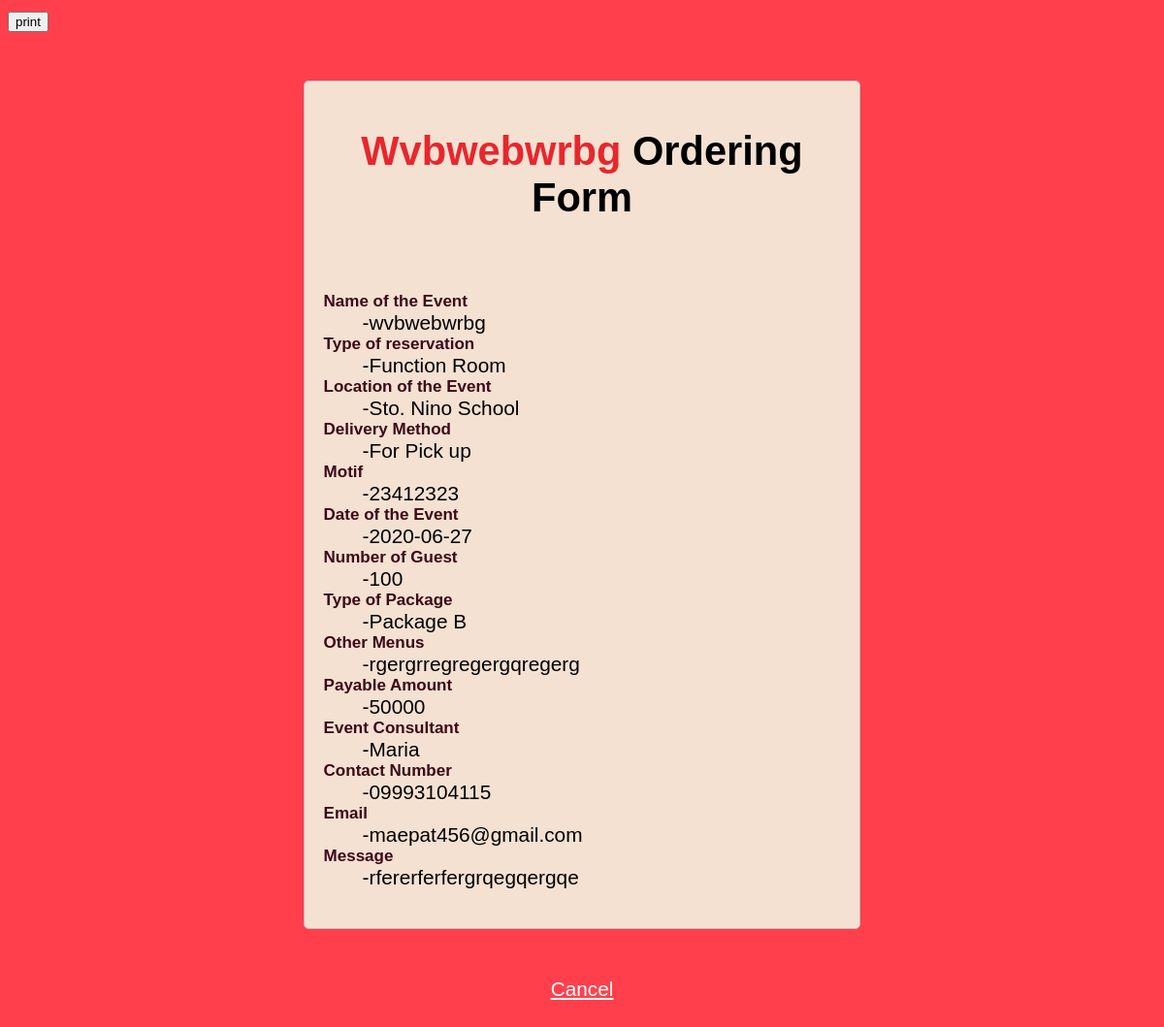
Page /user/admin/viewReservation.php?reservationID=00000000005 on the committed database.
### tables this page shows
CREATE TABLE `reservation` (
  `reservationID` int(11) UNSIGNED ZEROFILL NOT NULL,
  `eventName` varchar(255) NOT NULL,
  `typeReservation` varchar(255) NOT NULL,
  `eventLocation` varchar(255) NOT NULL,
  `deliverMethod` varchar(255) NOT NULL,
  `motif` varchar(255) NOT NULL,
  `dateEvent` date NOT NULL,
  `numGuest` int(11) NOT NULL,
  `typePackage` varchar(255) NOT NULL,
  `otherMenus` varchar(5000) NOT NULL,
  `payAmount` double NOT NULL,
  `fullName` varchar(255) NOT NULL,
  `contactNum` varchar(14) NOT NULL,
  `email` varchar(255) NOT NULL,
  `message` varchar(5000) NOT NULL,
  `dateReserve` datetime NOT NULL
);

### user/admin/viewReservation.php (the view, shortened to what this page needs)
<!DOCTYPE html>
<html>
<head>
	<link rel="stylesheet" type="text/css" href="style.css">
</head>
	<?php
	include("connections.php");
	$reservationID = $_REQUEST['reservationID'];
	$view = mysqli_query($connections,"select * from reservation WHERE reservationID = '$reservationID'");
	$get_view= mysqli_num_rows($view);
	if($get_view >0){
		$row = mysqli_fetch_assoc($view);
	$db_eventName = $row["eventName"];
	$db_typeReservation = $row["typeReservation"];
	$db_eventLocation = $row["eventLocation"];
	$db_deliverMethod = $row["deliverMethod"];
	$db_motif = $row["motif"];
	$db_dateEvent = $row["dateEvent"];
	$db_numGuest = $row["numGuest"];
	$db_typePackage = $row["typePackage"];
	$db_otherMenus = $row["otherMenus"];
	$db_payAmount = $row["payAmount"];
	$db_fullName = $row["fullName"];
	$db_contactNum = $row["contactNum"];
	$db_email = $row["email"];
	$db_message = $row["message"];
	$eventName = ucfirst($db_eventName);
	}
	?>
<body style="font-size: 130%;
	background: #FF404C;">
<div>
  <input type="button" value="print" onclick="PrintDiv();" />
</div>
<form style="background:#f4e1d2; font-family: sans-serif;" id="divToPrint" >
  <center><h1><font color="#e7272d"> <?php echo $eventName?></font> Ordering Form </h1></center>
		<br>
	<dl>
  <dt style="color:rgb(60, 9, 24);font-size:17px; "><b>Name of the Event</b></dt>
  <dd >-<?php echo $db_eventName ?></dd>
  <dt style="color:rgb(60, 9, 24);font-size:17px; "><b>Type of reservation</b></dt>
  <dd>-<?php echo $db_typeReservation ?></dd>
  <dt style="color:rgb(60, 9, 24);font-size:17px; "><b>Location of the Event</b></dt>
  <dd>-<?php echo $db_eventLocation ?></dd>
   <dt style="color:rgb(60, 9, 24);font-size:17px; "><b>Delivery Method</b></dt>
  <dd>-<?php echo $db_deliverMethod ?></dd>
   <dt style="color:rgb(60, 9, 24);font-size:17px; "><b>Motif</b></dt>
  <dd>-<?php echo  $db_motif ?></dd>
   <dt style="color:rgb(60, 9, 24);font-size:17px; "><b>Date of the Event</b></dt>
  <dd>-<?php echo $db_dateEvent ?></dd>
   <dt style="color:rgb(60, 9, 24);font-size:17px; "><b>Number of Guest</b></dt>
  <dd>-<?php echo $db_numGuest ?></dd>
   <dt style="color:rgb(60, 9, 24);font-size:17px; "><b>Type of Package</b></dt>
  <dd>-<?php echo $db_typePackage ?></dd>
   <dt style="color:rgb(60, 9, 24);font-size:17px; "><b>Other Menus</b></dt>
  <dd>-<?php echo $db_otherMenus ?></dd>
   <dt style="color:rgb(60, 9, 24);font-size:17px; "><b>Payable Amount</b></dt>
  <dd>-<?php echo $db_payAmount ?></dd>
   <dt style="color:rgb(60, 9, 24);font-size:17px; "><b>Event Consultant</b></dt>
  <dd>-<?php echo $db_fullName ?></dd>
    <dt style="color:rgb(60, 9, 24);font-size:17px; "><b>Contact Number</b></dt>
  <dd>-<?php echo $db_contactNum ?></dd>
   <dt style="color:rgb(60, 9, 24);font-size:17px; "><b>Email</b></dt>
  <dd>-<?php echo $db_email ?></dd>
   <dt style="color:rgb(60, 9, 24);font-size:17px; "><b>Message</b></dt>
  <dd>-<?php echo $db_message ?></dd>
 </form>
</dl></body> <center><a href="adminResList.php" style="color: white">Cancel</a></center> <br>
</html>

### user/admin/style.css (style rules this page uses)
body { font-size: 12px; font-family: sans-serif; }
form { width: 45%; margin: 50px auto; text-align: left; padding: 20px; border: 1px solid #bbbbbb; border-radius: 5px; }

### rows in the picture
reservation: eventName "Wvbwebwrbg", eventName "wvbwebwrbg", typeReservation "Function Room", eventLocation "Sto. Nino School", deliverMethod "For Pick up", motif "23412323", dateEvent "2020-06-27", numGuest "100", typePackage "Package B", otherMenus "rgergrregregergqregerg", payAmount "50000", fullName "Maria", contactNum "09993104115", email "maepat456@gmail.com", message "rfererferfergrqegqergqe"
